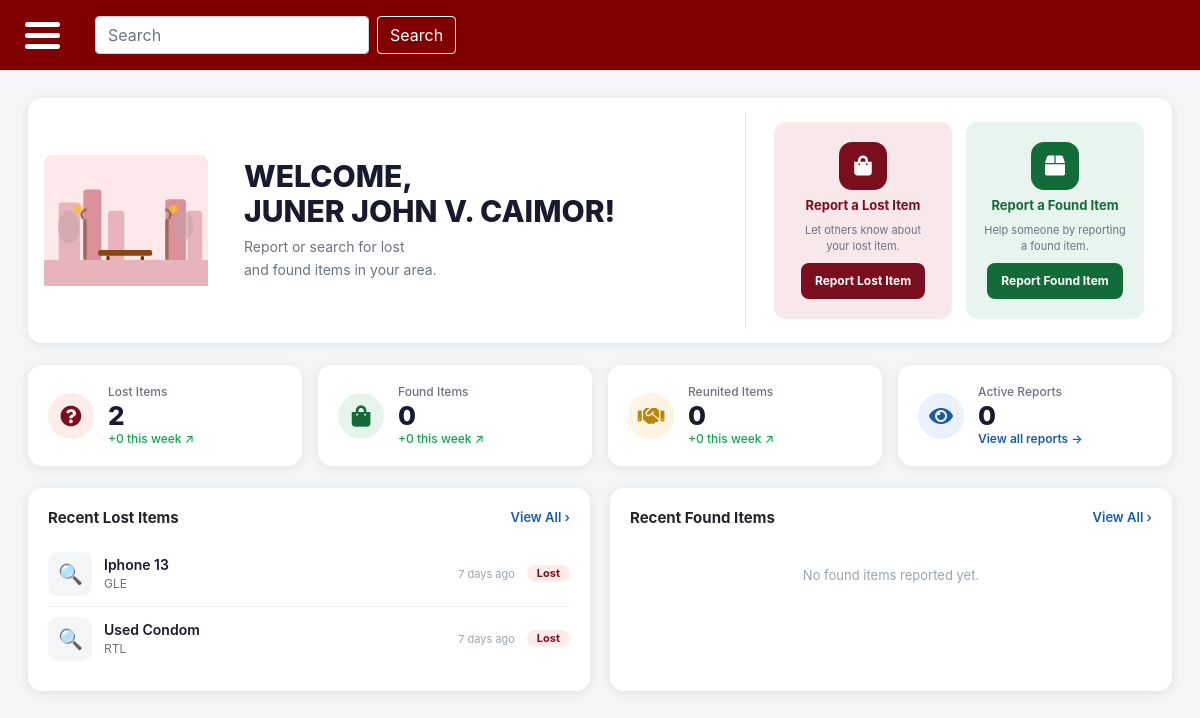
Page /dashboard.php (signed in) on the earlier database version.
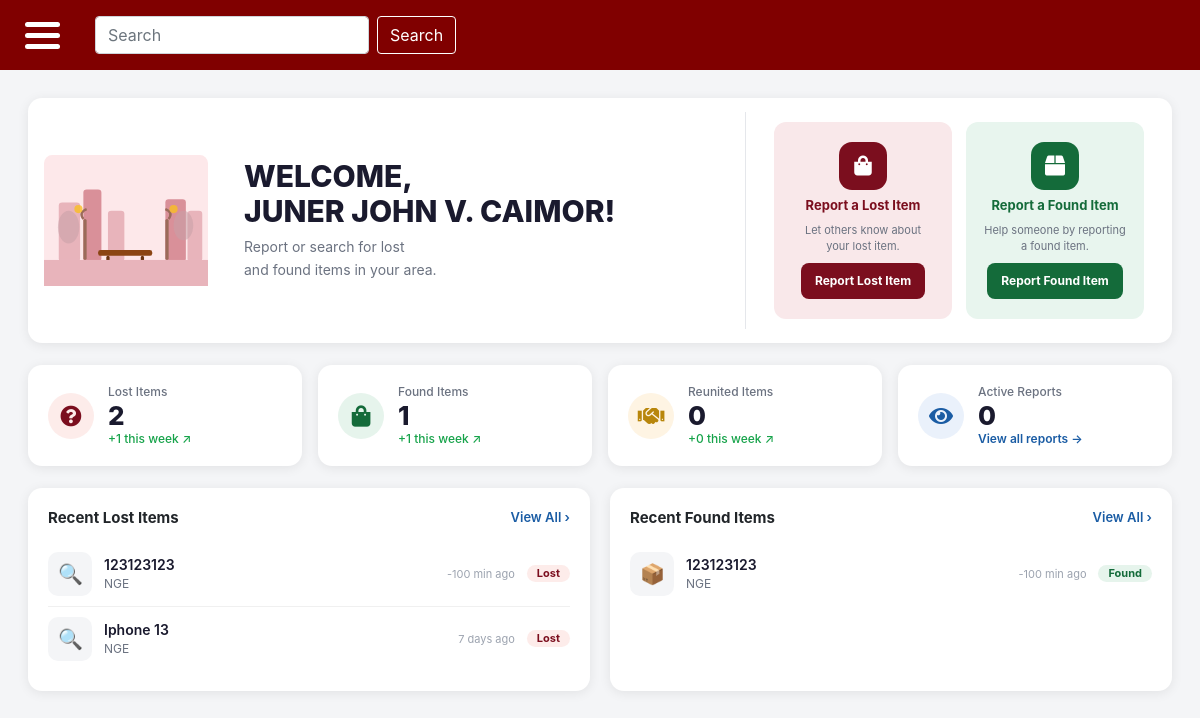
Same page on the later database version.
### tables this page shows
CREATE TABLE `users` (
  `user_id` int(11) NOT NULL,
  `full_name` varchar(255) DEFAULT NULL,
  `institutionalEmail` varchar(255) DEFAULT NULL,
  `password` varchar(255) NOT NULL,
  `is_admin` tinyint(1) DEFAULT 0
);

CREATE TABLE `posts` (
  `post_id` int(11) NOT NULL,
  `user_id` int(11) DEFAULT NULL,
  `location_id` int(11) DEFAULT NULL,
  `specific_location` varchar(255) DEFAULT NULL,
  `category_id` int(11) DEFAULT NULL,
  `dropOff_id` int(11) DEFAULT NULL,
  `type` varchar(255) DEFAULT NULL,
  `itemName` varchar(255) DEFAULT NULL,
  `publicDescription` varchar(255) DEFAULT NULL,
  `privateDetails` varchar(255) DEFAULT NULL,
  `currentStatus` varchar(20) DEFAULT 'PENDING',
  `dateReported` datetime DEFAULT current_timestamp(),
  `expirationDate` datetime DEFAULT NULL
);

CREATE TABLE `location` (
  `location_id` int(11) NOT NULL,
  `locationName` varchar(255) NOT NULL,
  `zone` varchar(100) NOT NULL
);

### dashboard.php (the view, shortened to what this page needs)
<?php
require_once 'connect.php';
$lostCount     = $connection->query("SELECT COUNT(*) AS c FROM posts WHERE type='LOST'")->fetch_assoc()['c'] ?? 0;
$foundCount    = $connection->query("SELECT COUNT(*) AS c FROM posts WHERE type='FOUND'")->fetch_assoc()['c'] ?? 0;
$reunitedCount = $connection->query("SELECT COUNT(*) AS c FROM posts WHERE currentStatus='REUNITED'")->fetch_assoc()['c'] ?? 0;
$activeCount   = $connection->query("SELECT COUNT(*) AS c FROM posts WHERE currentStatus='PENDING'")->fetch_assoc()['c'] ?? 0;
$lostWeek     = $connection->query("SELECT COUNT(*) AS c FROM posts WHERE type='LOST'  AND dateReported >= NOW() - INTERVAL 7 DAY")->fetch_assoc()['c'] ?? 0;
$foundWeek    = $connection->query("SELECT COUNT(*) AS c FROM posts WHERE type='FOUND' AND dateReported >= NOW() - INTERVAL 7 DAY")->fetch_assoc()['c'] ?? 0;
$reunitedWeek = $connection->query("SELECT COUNT(*) AS c FROM posts WHERE currentStatus='REUNITED' AND dateReported >= NOW() - INTERVAL 7 DAY")->fetch_assoc()['c'] ?? 0;
$recentLostResult = $connection->query("
    SELECT p.post_id, p.itemName, p.dateReported, p.currentStatus, l.locationName
    FROM posts p
    LEFT JOIN location l ON p.location_id = l.location_id
    WHERE p.type = 'LOST'
    ORDER BY p.dateReported DESC
    LIMIT 3
");
$recentLost = $recentLostResult ? $recentLostResult->fetch_all(MYSQLI_ASSOC) : [];
$recentFoundResult = $connection->query("
    SELECT p.post_id, p.itemName, p.dateReported, p.currentStatus, l.locationName
    FROM posts p
    LEFT JOIN location l ON p.location_id = l.location_id
    WHERE p.type = 'FOUND'
    ORDER BY p.dateReported DESC
    LIMIT 3
");
$recentFound = $recentFoundResult ? $recentFoundResult->fetch_all(MYSQLI_ASSOC) : [];
function timeAgo($datetime) {
    $diff = time() - strtotime($datetime);
    if ($diff < 3600)  return floor($diff/60)   . ' min ago';
    return floor($diff/86400) . ' days ago';
}
?>
<?php include 'header_footer/main-header.php'; ?>
<link rel="stylesheet" href="https://cdnjs.cloudflare.com/ajax/libs/font-awesome/5.15.4/css/all.min.css">
<div class="layout">
    <?php include 'side-menu.php'; ?>
    <div class="main-content">
        <div class="db-wrap">
            <div class="hero-card">
                <div class="hero-illus">
                </div>
                <div class="hero-text">
                    <h1>WELCOME,<br><?= strtoupper(htmlspecialchars($user1['full_name'] ?? 'USER')) ?>!</h1>
                    <p>Report or search for lost<br>and found items in your area.</p>
                </div>
                <div class="hero-actions">
                    <div class="act-card">
                        <div class="act-icon red"><i class="fas fa-shopping-bag"></i></div>
                        <h3 class="red">Report a Lost Item</h3>
                        <p>Let others know about your lost item.</p>
                        <a href="report_lost.php" class="btn-act red">Report Lost Item</a>
                    </div>
                    <div class="act-card green">
                        <div class="act-icon green"><i class="fas fa-box"></i></div>
                        <h3 class="green">Report a Found Item</h3>
                        <p>Help someone by reporting a found item.</p>
                        <a href="report_found.php" class="btn-act green">Report Found Item</a>
                    </div>
                </div>
            </div>
            <div class="stats-grid">
                <div class="stat-card">
                    <div class="stat-ico red"><i class="fas fa-question-circle fa-lg"></i></div>
                    <div class="stat-info">
                        <div class="lbl">Lost Items</div>
                        <div class="num"><?= $lostCount ?></div>
                        <div class="trnd">+<?= $lostWeek ?> this week ↗</div>
                    </div>
                </div>
                <div class="stat-card">
                    <div class="stat-ico green"><i class="fas fa-shopping-bag fa-lg"></i></div>
                    <div class="stat-info">
                        <div class="lbl">Found Items</div>
                        <div class="num"><?= $foundCount ?></div>
                        <div class="trnd">+<?= $foundWeek ?> this week ↗</div>
                    </div>
                </div>
                <div class="stat-card">
                    <div class="stat-ico gold"><i class="fas fa-handshake fa-lg"></i></div>
                    <div class="stat-info">
                        <div class="lbl">Reunited Items</div>
                        <div class="num"><?= $reunitedCount ?></div>
                        <div class="trnd">+<?= $reunitedWeek ?> this week ↗</div>
                    </div>
                </div>
                <div class="stat-card">
                    <div class="stat-ico blue"><i class="fas fa-eye fa-lg"></i></div>
                    <div class="stat-info">
                        <div class="lbl">Active Reports</div>
                        <div class="num"><?= $activeCount ?></div>
                        <div class="val"><a href="lost_items.php">View all reports &rarr;</a></div>
                    </div>
                </div>
            </div>
            <div class="recent-grid">
                <div class="rc-card">
                    <div class="rc-head">
                        <h3>Recent Lost Items</h3>
                        <a href="lost_items.php">View All &rsaquo;</a>
                    </div>
                    <?php if (empty($recentLost)): ?>
                        <div class="empty-state">No lost items reported yet.</div>
                    <?php else: ?>
                        <?php foreach ($recentLost as $item): ?>
                        <div class="item-row">
                            <div class="item-ico">🔍</div>
                            <div class="item-info">
                                <div class="nm"><?= htmlspecialchars($item['itemName'] ?? '—') ?></div>
                                <div class="loc"><?= htmlspecialchars($item['locationName'] ?? 'Unknown location') ?></div>
                            </div>
                            <span class="item-time"><?= timeAgo($item['dateReported']) ?></span>
                            <span class="badge lost">Lost</span>
                        </div>
                        <?php endforeach; ?>
                    <?php endif; ?>
                </div>
                <div class="rc-card">
                    <div class="rc-head">
                        <h3>Recent Found Items</h3>
                        <a href="found_items.php">View All &rsaquo;</a>
                    </div>
                    <?php if (empty($recentFound)): ?>
                        <div class="empty-state">No found items reported yet.</div>
                    <?php else: ?>
                        <?php foreach ($recentFound as $item): ?>
                        <div class="item-row">
                            <div class="item-ico">📦</div>
                            <div class="item-info">
                                <div class="nm"><?= htmlspecialchars($item['itemName'] ?? '—') ?></div>
                                <div class="loc"><?= htmlspecialchars($item['locationName'] ?? 'Unknown location') ?></div>
                            </div>
                            <span class="item-time"><?= timeAgo($item['dateReported']) ?></span>
                            <span class="badge found">Found</span>
                        </div>
                        <?php endforeach; ?>
                    <?php endif; ?>
                </div>
            </div>
        </div>
    </div>
</div>
<?php include 'header_footer/footer.php'; ?>

### header_footer/main-header.php (shortened to what this page needs)
<!DOCTYPE html>
<html lang="en">
    <head>
        <link rel="stylesheet" href="https://cdn.jsdelivr.net/npm/bootstrap@4.5.3/dist/css/bootstrap.min.css">
        <link rel="stylesheet" href="css/global.css?v=1">
    </head>
    <body>
        <div class="container-fluid p-0">
            <nav class="navbar navbar-expand-lg navbar-light bg-light main-navbar">
                <div class="menu-burger-container" onclick="toggleSidebar(this)">
                    <div class="b1"></div>
                    <div class="b2"></div>
                    <div class="b3"></div>
                </div>
                <form class="form-inline my-2 my-lg-0">
                    <input class="form-control mr-sm-2" type="search" placeholder="Search" aria-label="Search">
                    <button class="btn btn-outline-success my-2 my-sm-0 search-btn" type="button">Search</button>
                </form>
            </nav>

### side-menu.php (shortened to what this page needs)
<?php
$stmt = $connection->prepare("SELECT full_name FROM users WHERE user_id = ?");
$stmt->bind_param("i", $_SESSION['userID']);
$stmt->execute();
$user1 = $stmt->get_result()->fetch_assoc();
?>
<link rel="stylesheet" href="https://cdnjs.cloudflare.com/ajax/libs/font-awesome/5.15.4/css/all.min.css">

### header_footer/footer.php (shortened to what this page needs)
        </div>
    </body>
</html>

### css/global.css (style rules this page uses)
html, body { margin: 0; padding: 0; min-height: 100%; background-color: #f5f5f5; }
.layout { display: flex; min-height: 100vh; width: 100%; }
.main-content { flex: 1; min-height: 100vh; background-color: #f5f5f5; display: flex; flex-direction: column; }
.main-navbar { height: 70px; flex-shrink: 0; display: flex; align-items: center; gap: 10px; padding: 0 20px; background-color: maroon !important; box-sizing: border-box; }
.menu-burger-container { display: inline-block; cursor: pointer; margin-right: 20px; background: none; border: none; padding: 5px; }
.b1, .b2, .b3 { width: 35px; height: 5px; background-color: white; margin: 6px 0; transition: 0.4s; border-radius: 5px; }
.search-btn { border-color: white; color: white; }

Differences in the rows shown:
removed posts: itemName "Used Condom", location.locationName "RTL", dateReported "7 days ago", shown under "Recent Lost Items"
added posts: itemName "123123123", location.locationName "NGE", dateReported "-100 min ago", shown under "Recent Lost Items"
changed through a linked row, posts "Iphone 13": location.locationName "GLE" → "NGE"
added posts: itemName "123123123", location.locationName "NGE", dateReported "-100 min ago", shown under "Recent Found Items"
Other differences:
$lostWeek: "0" → "1"
$foundCount: "0" → "1"
$foundWeek: "0" → "1"
text no longer shown: "No found items reported yet."
